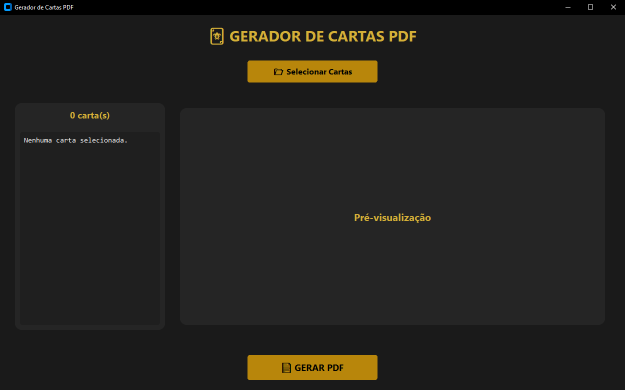
#> input picture assets/Interface.png, 1249 x 780 px (shown at 1/2 size)
$ python -i processamento.py   (imports and definitions only)
#> lines starting #> are read from the running program, lines starting #| are printed output that depends on the picture
from PIL import Image

# -----------------------------
# Configurações de impressão
# -----------------------------

DPI = 300

# Tamanho de CORTE (o tamanho final da carta depois de cortada)
LARGURA_CM = 10
ALTURA_CM = 15

# Sangria pedida pela gráfica (adicionada em cada lado)
SANGRIA_CM = 0.5

# Conversão cm -> pixels a 300 DPI
def cm_para_px(cm):
    return int(round((cm / 2.54) * DPI))

LARGURA_CORTE = cm_para_px(LARGURA_CM)
ALTURA_CORTE = cm_para_px(ALTURA_CM)
SANGRIA_PX = cm_para_px(SANGRIA_CM)

# Tamanho TOTAL do documento = corte + sangria dos dois lados
LARGURA_TOTAL = LARGURA_CORTE + (SANGRIA_PX * 2)
ALTURA_TOTAL = ALTURA_CORTE + (SANGRIA_PX * 2)


def _esticar_bordas(canvas, img, offset_x, offset_y):
    """
    Preenche a faixa de sangria ao redor da arte "esticando" a
    borda da própria imagem para fora, em vez de cortar conteúdo
    ou colar uma cor sólida artificial. É a mesma ideia do
    "Content-Aware Extend" / "Canvas Extension" do Photoshop.
    """

    w, h = img.size

    # --- Topo e base (esticando a linha de pixels do topo/base) ---
    if offset_y > 0:
        linha_topo = img.crop((0, 0, w, 1)).resize((w, offset_y), Image.Resampling.LANCZOS)
        canvas.paste(linha_topo, (offset_x, 0))

        linha_base = img.crop((0, h - 1, w, h)).resize((w, offset_y), Image.Resampling.LANCZOS)
        canvas.paste(linha_base, (offset_x, offset_y + h))

    # --- Esquerda e direita ---
    if offset_x > 0:
        coluna_esq = img.crop((0, 0, 1, h)).resize((offset_x, h), Image.Resampling.LANCZOS)
        canvas.paste(coluna_esq, (0, offset_y))

        coluna_dir = img.crop((w - 1, 0, w, h)).resize((offset_x, h), Image.Resampling.LANCZOS)
        canvas.paste(coluna_dir, (offset_x + w, offset_y))

    # --- 4 cantos (cor sólida do pixel do canto) ---
    if offset_x > 0 and offset_y > 0:
        canvas.paste(img.getpixel((0, 0)), (0, 0, offset_x, offset_y))
        canvas.paste(img.getpixel((w - 1, 0)), (offset_x + w, 0, LARGURA_TOTAL, offset_y))
        canvas.paste(img.getpixel((0, h - 1)), (0, offset_y + h, offset_x, ALTURA_TOTAL))
        canvas.paste(img.getpixel((w - 1, h - 1)), (offset_x + w, offset_y + h, LARGURA_TOTAL, ALTURA_TOTAL))


def preparar_para_impressao(caminho):
    """
    Prepara a imagem para impressão com sangria real, SEM cortar
    conteúdo da arte:

    1. A arte é redimensionada para caber exatamente no tamanho
       de CORTE (10x15cm), preservando 100% do conteúdo.
    2. A faixa de sangria (0,5cm ao redor) é preenchida esticando
       a borda da própria arte para fora — não corta nada e não
       usa uma cor sólida "inventada".
    """
#> called with caminho = 'assets/Interface.png'

    img = Image.open(caminho).convert("RGB")

    # Redimensiona para o tamanho exato de corte (10x15cm).
    # Se a proporção da imagem já bate com 10x15 (como é o caso
    # aqui: 1024x1536 = proporção 0,6667 = 10/15), isso não
    # distorce nada.
    img_corte = img.resize((LARGURA_CORTE, ALTURA_CORTE), Image.Resampling.LANCZOS)
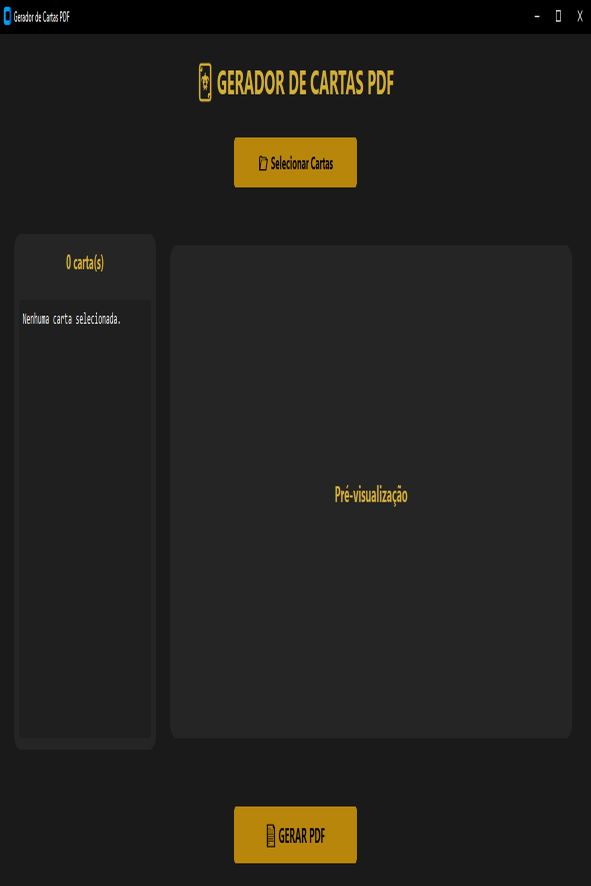
#> img_corte: PIL image 1181x1772 RGB (shown at 1/2 size); mean R, G, B 35, 33.6, 30.1

    # Cria o canvas final (corte + sangria)
    canvas_final = Image.new("RGB", (LARGURA_TOTAL, ALTURA_TOTAL))
#> canvas_final: PIL image 1299x1890 RGB; every value is 0

    # Cola a arte centralizada
    canvas_final.paste(img_corte, (SANGRIA_PX, SANGRIA_PX))
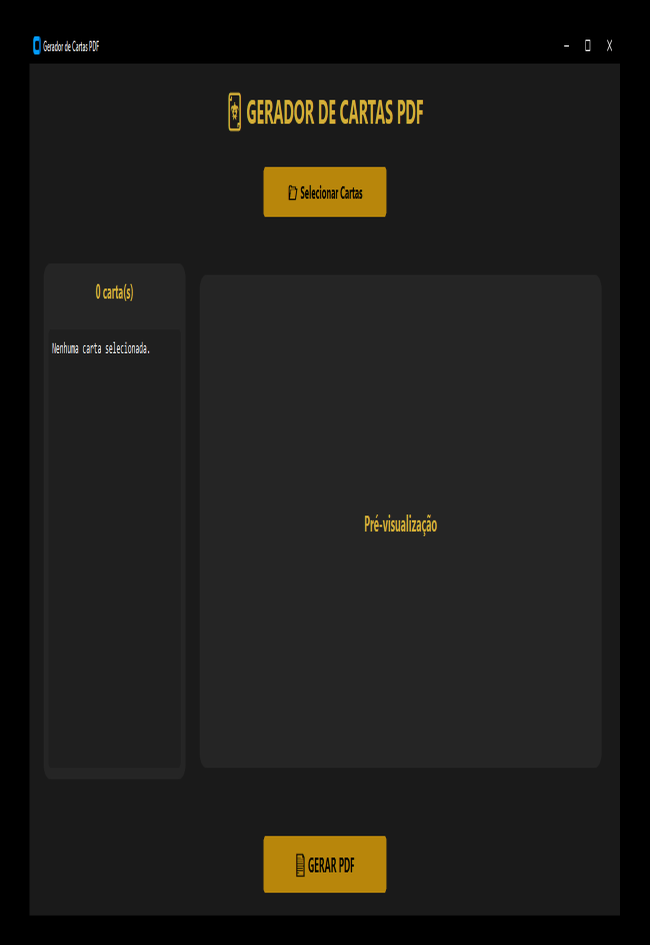
#> canvas_final: PIL image 1299x1890 RGB (shown at 1/2 size); mean R, G, B 29.8, 28.7, 25.6

    # Preenche a sangria esticando as bordas da própria arte
    _esticar_bordas(canvas_final, img_corte, SANGRIA_PX, SANGRIA_PX)
#> in _esticar_bordas, `linha_topo = img.crop((0, 0, w, 1)).resize((w, offset_y), Image.Resamp..`: linha_topo: PIL image 1181x59 RGB; every value is 0
#> in _esticar_bordas, `linha_base = img.crop((0, h - 1, w, h)).resize((w, offset_y), Image.Re..`: linha_base: PIL image 1181x59 RGB; every value is 26
#> in _esticar_bordas, `canvas.paste(linha_base, (offset_x, offset_y + h))`:
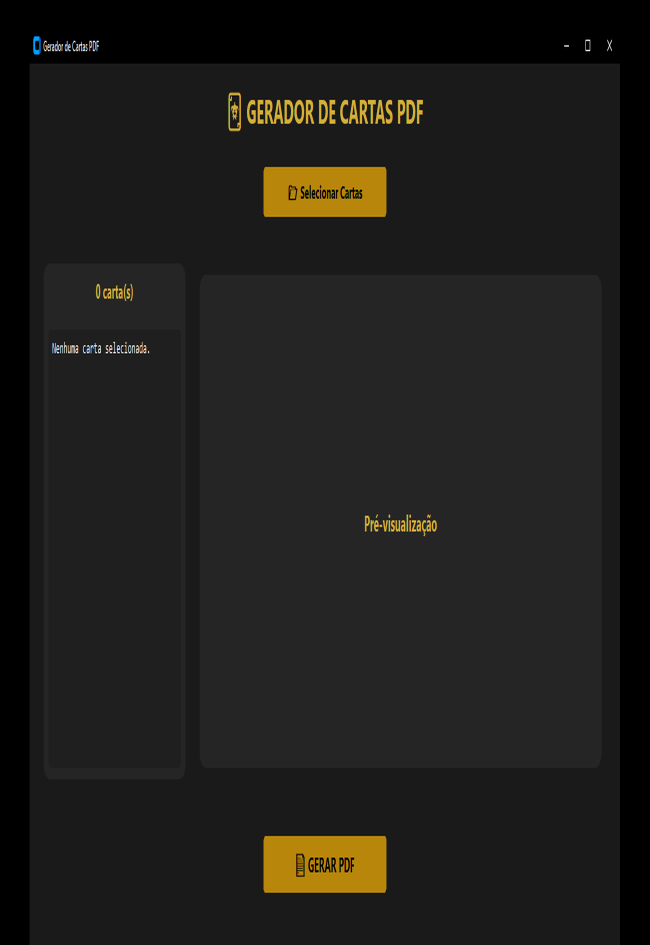
#> canvas: PIL image 1299x1890 RGB (shown at 1/2 size); mean R, G, B 30.6, 29.4, 26.4
#> in _esticar_bordas, `coluna_esq = img.crop((0, 0, 1, h)).resize((offset_x, h), Image.Resamp..`:
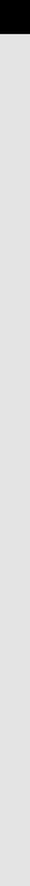
#> coluna_esq: PIL image 59x1772 RGB (shown at 1/2 size); min 0, max 29, mean 25; drawn with min black and max white
#> in _esticar_bordas, `canvas.paste(coluna_esq, (0, offset_y))`:
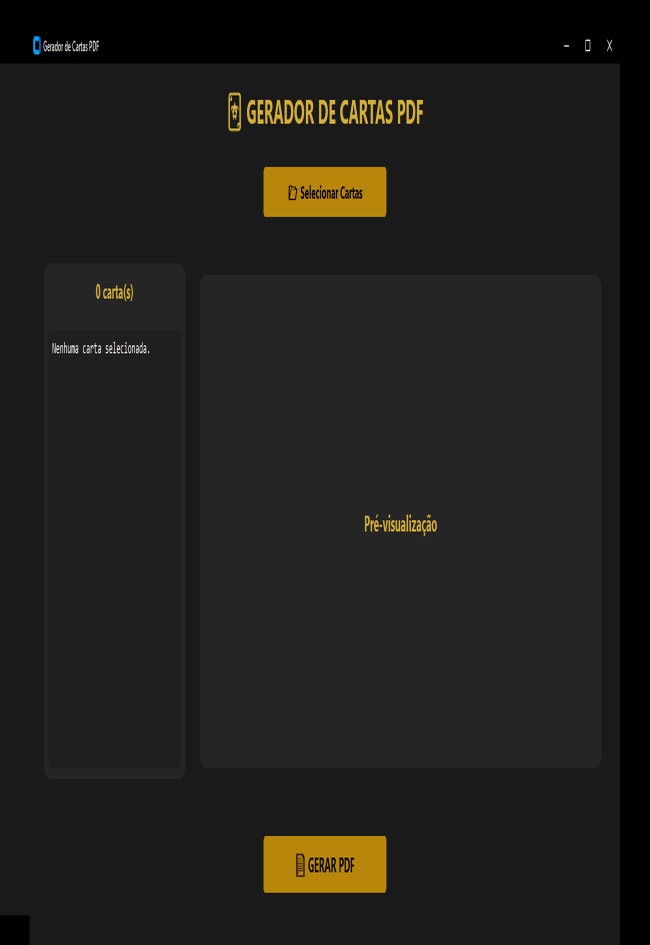
#> canvas: PIL image 1299x1890 RGB (shown at 1/2 size); mean R, G, B 31.6, 30.5, 27.4
#> in _esticar_bordas, `canvas.paste(coluna_dir, (offset_x + w, offset_y))`:
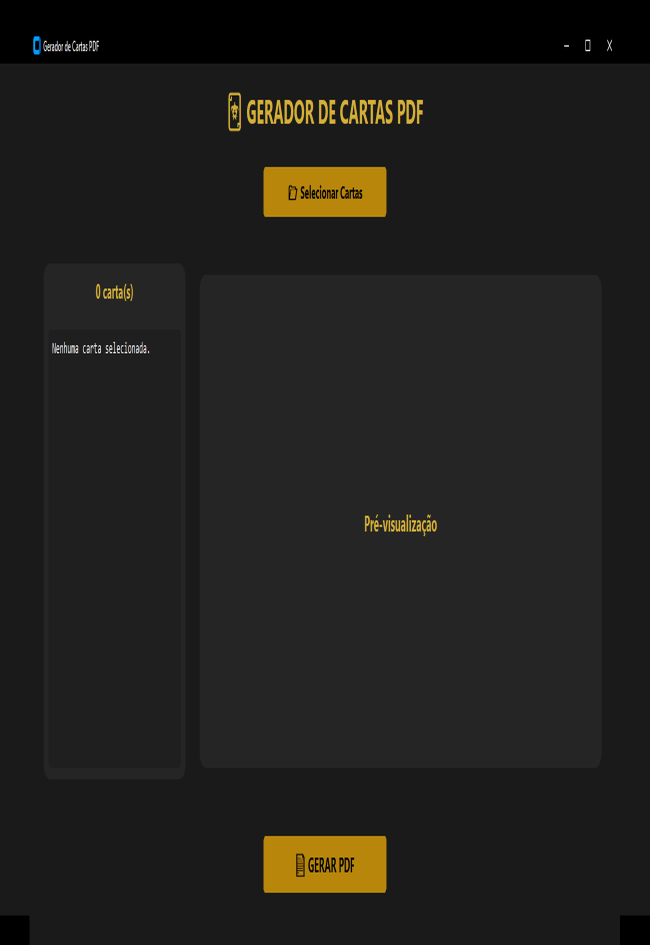
#> canvas: PIL image 1299x1890 RGB (shown at 1/2 size); mean R, G, B 32.7, 31.5, 28.5

    return canvas_final

>>> result = preparar_para_impressao('assets/Interface.png')
